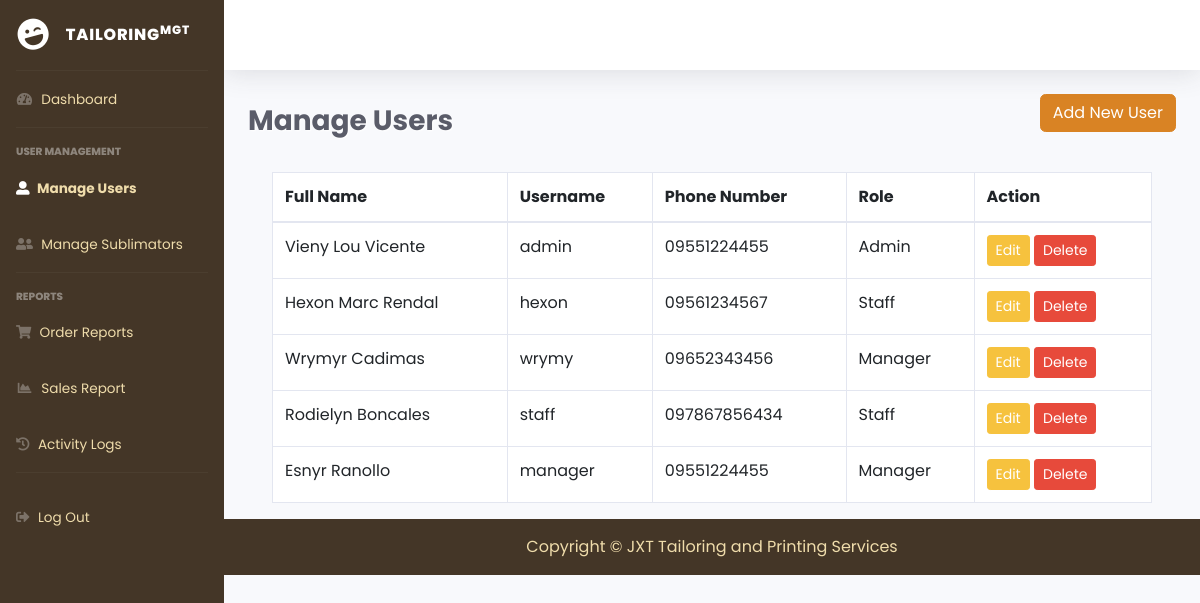
/admin/users.php, run on the app's committed database.
### tables this page shows
CREATE TABLE `users` (
  `user_id` int(11) NOT NULL,
  `username` varchar(50) NOT NULL,
  `password` varchar(255) NOT NULL,
  `email` varchar(100) NOT NULL,
  `first_name` varchar(50) NOT NULL,
  `last_name` varchar(50) NOT NULL,
  `phone_number` varchar(20) DEFAULT NULL,
  `role` enum('Staff','Manager','Admin','Sublimator') NOT NULL,
  `created_at` timestamp NOT NULL DEFAULT current_timestamp(),
  `updated_at` timestamp NOT NULL DEFAULT current_timestamp() ON UPDATE current_timestamp()
);

### admin/users.php (the view, shortened to what this page needs)
<?php
include '../db.php';
$query = "SELECT user_id, CONCAT(first_name, ' ', last_name) AS fullname, username, phone_number, role
          FROM users
          WHERE role IN ('Admin', 'Manager', 'Staff')";
$result = mysqli_query($conn, $query);
?>
<!DOCTYPE html>
<html lang="en">
<head>
    <link href="https://cdn.jsdelivr.net/npm/bootstrap@5.3.0/dist/css/bootstrap.min.css" rel="stylesheet">
    <link href="vendor/fontawesome-free/css/all.min.css" rel="stylesheet">
    <link href="css/sb-admin-2.min.css" rel="stylesheet">
</head>
<body id="page-top">
    <div id="wrapper">
        <?php include 'sidebar.php'; ?>
        <div id="content-wrapper" class="d-flex flex-column">
            <div id="content">
                <nav class="navbar navbar-expand navbar-light topbar mb-4 static-top shadow">
                </nav>
                <div class="container-fluid">
                    <div class="d-sm-flex align-items-center justify-content-between mb-4">
                        <h1 class="h3 mb-0 text-gray-800" style="font-weight: bold; text-shadow: 1px 1px 2px #fff;">
                            Manage Users
                        </h1>
                        <button class="btn btn-primary mb-3" data-bs-toggle="modal" data-bs-target="#addUserModal">
                            Add New User
                        </button>
                    </div>
                    <div class="container">
                        <table class="table table-bordered" id="usersTable">
                            <thead>
                                <tr>
                                    <th>Full Name</th>
                                    <th>Username</th>
                                    <th>Phone Number</th>
                                    <th>Role</th>
                                    <th>Action</th>
                                </tr>
                            </thead>
                            <tbody>
                                <?php
                                if (isset($result) && mysqli_num_rows($result) > 0) {
                                    while ($row = mysqli_fetch_assoc($result)) { ?>
                                        <tr>
                                            <td><?php echo htmlspecialchars($row['fullname']); ?></td>
                                            <td><?php echo htmlspecialchars($row['username']); ?></td>
                                            <td><?php echo htmlspecialchars($row['phone_number']); ?></td>
                                            <td><?php echo htmlspecialchars($row['role']); ?></td>
                                            <td>
                                                <a href="edit_user.php?id=<?php echo $row['user_id']; ?>" class="btn btn-warning btn-sm">Edit</a>
                                                <button class="btn btn-danger btn-sm" onclick="confirmDelete(<?php echo $row['user_id']; ?>)">Delete</button>
                                            </td>
                                        </tr>
                                <?php }
                                } else {
                                    echo "<tr><td colspan='5' class='text-center'>No users found</td></tr>";
                                }
                                ?>
                            </tbody>
                        </table>
                    </div>
                </div>
                <footer class="footer text-center py-3">
                    <span>Copyright &copy; JXT Tailoring and Printing Services</span>
                </footer>
            </div>
        </div>
    </div>
</body>
</html>

### admin/users.php (style rules this page uses)
body { font-family: 'Poppins', sans-serif; background-color: #F2F6D0; }
.navbar { background-color: white !important; box-shadow: 0 2px 4px rgba(0, 0, 0, 0.1); }
.btn-primary { background-color: #D98324 !important; border-color: #D98324 !important; }
.footer { background-color: #443627 !important; color: #EFDCAB !important; }

### data on the page
users: fullname "Vieny Lou Vicente", username "admin", phone_number "09551224455", role "Admin"
users: fullname "Hexon Marc Rendal", username "hexon", phone_number "09561234567", role "Staff"
users: fullname "Wrymyr Cadimas", username "wrymy", phone_number "09652343456", role "Manager"
users: fullname "Rodielyn Boncales", username "staff", phone_number "097867856434", role "Staff"
users: fullname "Esnyr Ranollo", username "manager", phone_number "09551224455", role "Manager"
